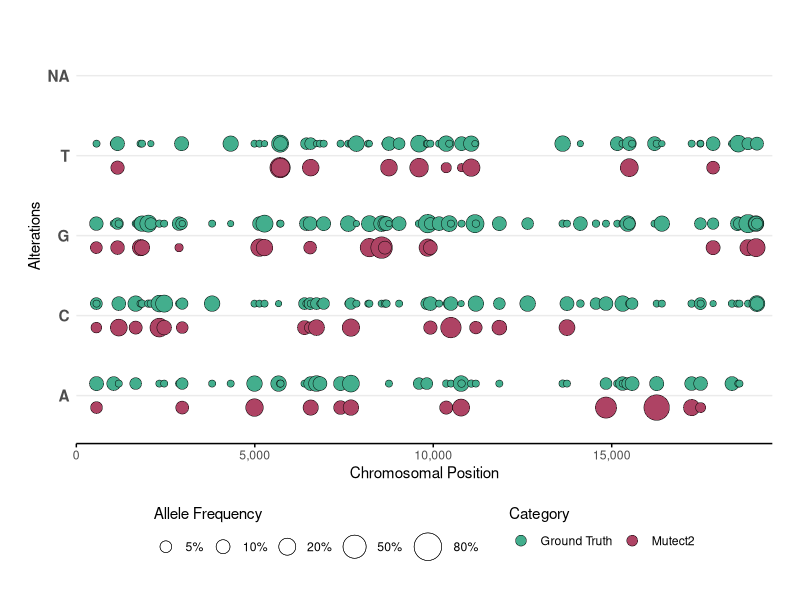
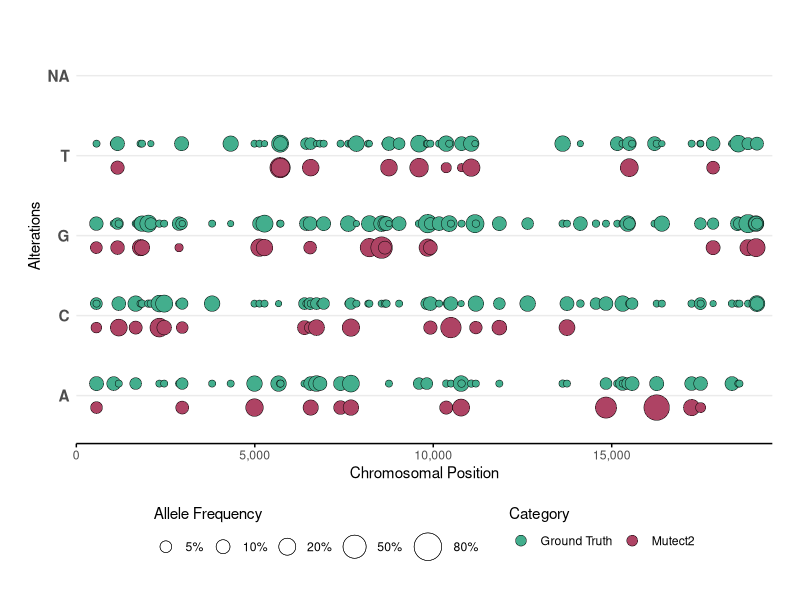
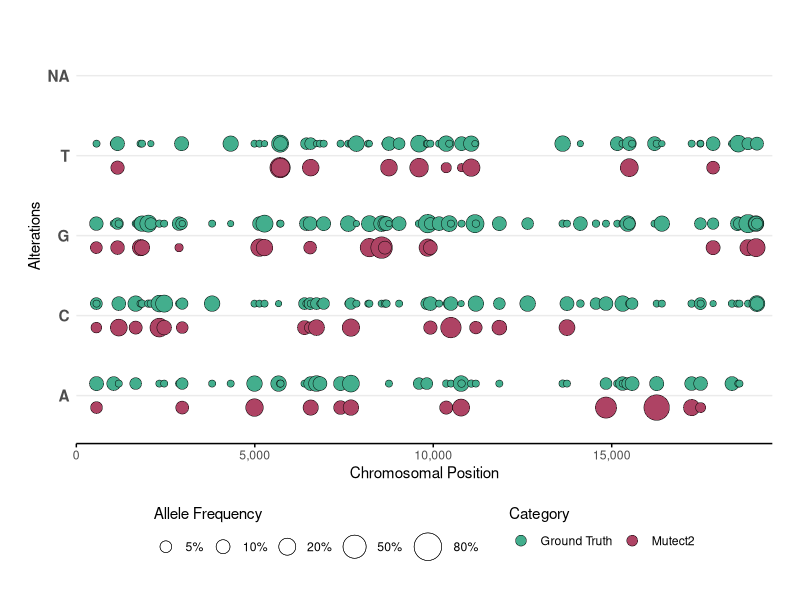

These figures' R source, in order:



# rm(list = ls())
gc()

library(data.table)
library(stringr)

df = fread("Ground_truth_vs_Mutect2.clean.annotated.tsv")

df[which(df$`Mutect2 ALT` == "")]$`Mutect2 ALT` = NA

library(ggplot2)
library(ggforce)

gr = ggplot(data = df) +
    
    geom_point(
        aes(x = POS, y = `Ground Truth ALT`, size = `Ground Truth AF`, fill = "Ground Truth"),
        position = position_nudge(y = .15), shape = 21, stroke = .25
    ) +
    
    geom_point(
        aes(x = POS, y = `Mutect2 ALT`, size = `Mutect2 AF`, fill = "Mutect2"),
        position = position_nudge(y = -.15), shape = 21, stroke = .25
    ) +
    
    scale_size_continuous(
        range = c(2, 10), 
        limits = c(0, 1),
        breaks = c(.05, .1, .2, .5, .8),
        labels = scales::percent,
        guide = guide_legend(
            title = "Allele Frequency",
            title.position = "top"
        )
    ) +
    
    scale_fill_manual(
        values = c(
            "Ground Truth" = "#43ae8d",
            "Mutect2"      = "#ae4364"
        ),
        
        guide = guide_legend(
            title = "Category",
            title.position = "top",
            
            override.aes = list(size = 3.5)
        )
    ) +
    
    scale_x_continuous(labels = scales::comma, expand = c(0, 0),
                       limits = c(0, 19500)) +
    
    theme_minimal() +
    
    theme(
        legend.position = "bottom",
        
        axis.line.x = element_line(),
        axis.ticks.x = element_line(),
        
        axis.text.y = element_text(face = "bold", size = 11),
        
        panel.grid.minor = element_blank(),
        panel.grid.major.x = element_blank(),
        
        plot.margin = margin(20, 20, 20, 20)
    ) +
    
    labs(
        x = "Chromosomal Position",
        y = "Alterations"
    )



ggsave(
    plot = gr, filename = "Plots/Bubble-plot.pdf", device = cairo_pdf,
    width = 12, height = 6, units = "in"
)

ggsave(
    plot = gr, filename = "Plots/Bubble-plot.svg",
    width = 12, height = 6, units = "in"
)

ggsave(
    plot = gr, filename = "Plots/Bubble-plot.jpeg",
    width = 12, height = 6, units = "in", dpi = 600
)


gr5 = gr
